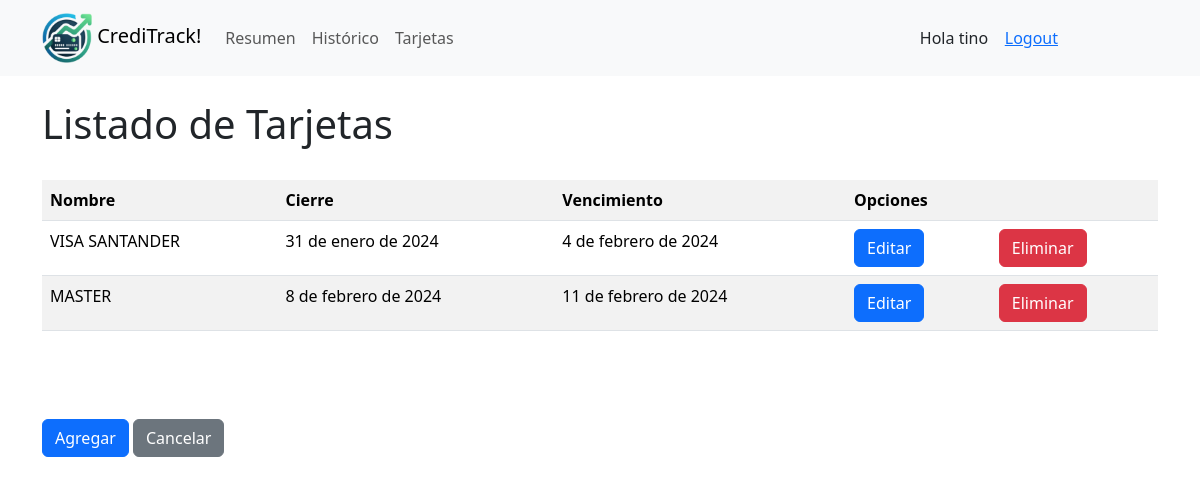
Screenshot of /configurar_tarjetas/tarjetas/ (signed in) with the database file from the repository.
### gestor_tarjetas/models.py (models this page shows, shortened)
class ConfiguracionTarjeta(models.Model):
    usuario = models.ForeignKey(settings.AUTH_USER_MODEL, on_delete=models.CASCADE, related_name='tarjetas_credito', null=False)
    nombre = models.CharField(max_length=100, null=False)
    fecha_cierre = models.DateField()
    fecha_vencimiento = models.DateField()

### configurar_tarjetas/views.py (the view)
# urls.py: path('tarjetas/', views.listar_tarjetas, name='listar_tarjetas'),
@login_required
def listar_tarjetas(request):
    tarjetas = ConfiguracionTarjeta.objects.filter(usuario=request.user)
    return render(request, 'configurar_tarjetas/listar_tarjetas.html', {'tarjetas': tarjetas})

### configurar_tarjetas/templates/configurar_tarjetas/listar_tarjetas.html
{% extends 'gestor_tarjetas/base.html' %}
{% block content %}
{% load my_filters %}
<br>
<h1>Listado de Tarjetas</h1>
<br>
<table class="table table-striped">
    <tr>
        <th>Nombre</th>
        <th>Cierre</th>
        <th>Vencimiento</th>
        <th>Opciones</th>
        <th></th>
    </tr>
    {% for tarjeta in tarjetas %}
    <tr>
        <td>{{ tarjeta.nombre }}</td>
        <td>{{ tarjeta.fecha_cierre }}</td>
        <td>{{ tarjeta.fecha_vencimiento}}</td>
        <td><a href="{% url 'editar_tarjeta' tarjeta.id %}" class="btn btn-primary">Editar</a></td>
    <td><a href="{% url 'confirmar_eliminacion_tarjeta' tarjeta.id %}" class="btn btn-danger">Eliminar</a></td>
    </tr>
    {% empty %}
    <tr>
        <td colspan="5">No hay tarjetas registradas.</td>
    </tr>
    {% endfor %}
</table>
<br>
<br>
<br>
<div>
<a href="{% url 'agregar_tarjeta' %}" class="btn btn-primary">Agregar</a>
<a href="{% url 'lista_operaciones' %}" class="btn btn-secondary">Cancelar</a>
</div>
{% endblock %}

### gestor_tarjetas/templates/gestor_tarjetas/base.html (shortened to what this page needs)
{% load static %}
<!DOCTYPE html>
<html>
<head>
    <link href="https://cdn.jsdelivr.net/npm/bootstrap@5.3.2/dist/css/bootstrap.min.css" rel="stylesheet">
</head>
<body>
  <nav class="navbar navbar-expand-lg navbar-light bg-light">
        <div class="container-md">
          <a class="navbar-brand mb-0 h1" href="#">
            <img src="{% static 'gestor_tarjetas/imagenes/isologo_creditrack.png' %}" alt="" width="50" height="50" class="d-inline-block align-text-middle">
            CrediTrack!</a>
          <div class="collapse navbar-collapse" id="navbarSupportedContent">
            <ul class="navbar-nav me-auto mb-2 mb-lg-0">
              <li class="nav-item">
                <a class="nav-link" href="{% url 'resumen' %}">Resumen</a>
              </li>
              <li class="nav-item">
                <a class="nav-link" href="{% url 'lista_operaciones' %}">Histórico</a>
              </li>
              <li class="nav-item">
                <a class="nav-link" href="{% url 'listar_tarjetas' %}">Tarjetas</a>
              </li>
            </ul>
            <div style="text-align: right; margin-right: 100px;">
             {% if user.is_authenticated%}
             Hola {{ user.username }} &nbsp;&nbsp; <a href="{% url 'cerrar_sesion' %}">Logout</a>
             {% else %}
             <a href="{% url 'logear'%}">Login</a>
             <a href="{% url 'Autenticacion'%}">Registrate</a>
             {% endif %}
            </div>
          </div>
        </div>
      </nav>
<div class="container">
    {% block content %}
    {% endblock %}
</div>
</body>
</html>

### rows the page displays
ConfiguracionTarjeta: nombre "VISA SANTANDER", fecha_cierre "31 de enero de 2024", fecha_vencimiento "4 de febrero de 2024"
ConfiguracionTarjeta: nombre "MASTER", fecha_cierre "8 de febrero de 2024", fecha_vencimiento "11 de febrero de 2024"

### other values shown
{{ user.username }} "tino"
